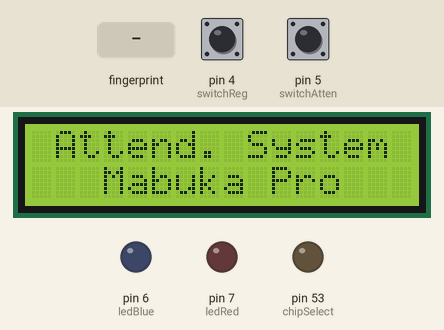
Simulated run of this sketch. Board: Arduino Mega 2560, built with avr-gcc and run on an emulated ATmega2560. Parts: 16×2 character LCD, output pins drawn as LEDs (lit = HIGH). The test bench sets the inputs (shaded band); at power-on: pin 4 (switchReg) LOW, pin 5 (switchAtten) LOW. Storage starts empty; what the sketch prints to the serial monitor is not drawn.

Above: at 2.3 s.
2.4 s: pin 4 (switchReg) pulled HIGH for 0.15 s
At 3.6 s:
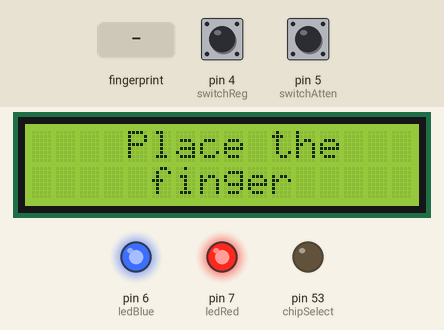
4.0 s: finger stored as number 1 placed on the sensor
At 5.6 s:
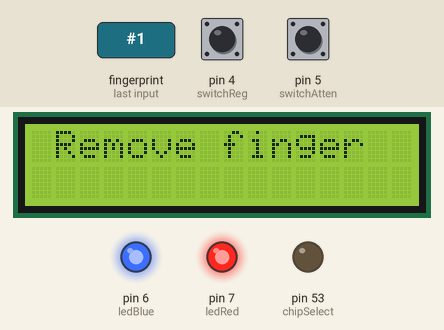
7.0 s: finger stored as number 1 placed on the sensor
At 7.7 s:
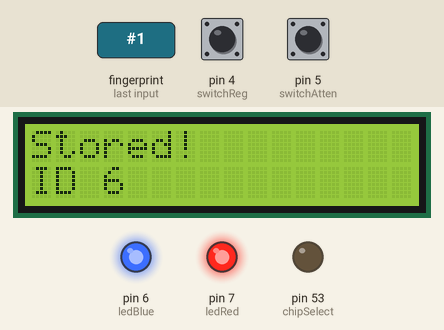
10.0 s: pin 5 (switchAtten) pulled HIGH for 1 s
At 10.9 s:
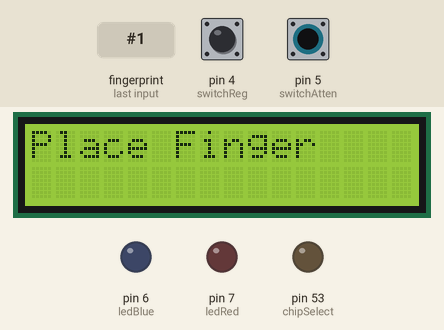
14.0 s: pin 5 (switchAtten) pulled HIGH for 3.2 s
20.0 s: pin 5 (switchAtten) pulled HIGH for 0.15 s
At 23.1 s:
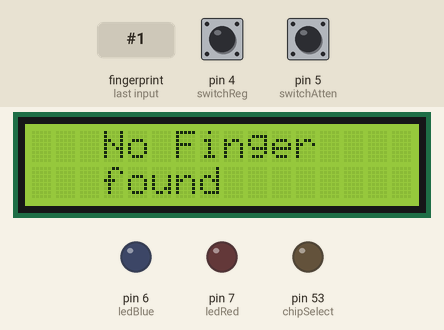
Timing chart, 0 to 24.6 s (numbered marks = the images above; inputs shaded):
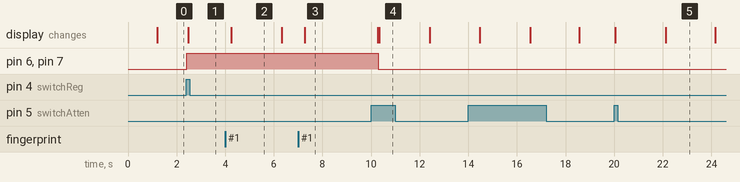

The sketch:

fingerprint_attendance.ino
```cpp
#include <Wire.h>
#include <LiquidCrystal_I2C.h>
#include <SPI.h>
#include <SD.h>
#include <Adafruit_Fingerprint.h>

#define switchReg 4    //Registration button
#define switchAtten 5  //Attendance button
#define ledBlue 6
#define ledRed 7


// uncomment for uno
//#include <SoftwareSerial.h>
//SoftwareSerial mySerial(2, 3);

// uncomment for Mega
#define mySerial Serial

LiquidCrystal_I2C lcd(0x27,16,2);
Adafruit_Fingerprint finger = Adafruit_Fingerprint(&mySerial);

uint8_t id;
File myFile;
int Status = 0;
const int chipSelect = 53;

void setup() {
  // put your setup code here, to run once:

  pinMode(switchAtten, INPUT);
  pinMode(switchReg, INPUT);
  pinMode(ledBlue, OUTPUT);
  pinMode(ledRed, OUTPUT);
  pinMode(chipSelect,OUTPUT);


  lcd.init();
  lcd.backlight();
  lcd.clear();

  Serial.begin(9600);

  while (!Serial);  // For Yun/Leo/Micro/Zero/...
  delay(100);
  Serial.println("\n\nAdafruit finger detect test");

  finger.begin(57600);


  if (finger.verifyPassword()) {
    Serial.println("Found fingerprint sensor!");
  } else {
    Serial.println("Did not find fingerprint sensor :(");
    while (1) { delay(1); }
  }


  Serial.print("Initializing SD card...");

  if (!SD.begin(chipSelect)) {
    Serial.println("Card failed, or not present");
    while (1);
  }
  Serial.println("card initialized.");

}

void loop() {
  // put your main code here, to run repeatedly:
  Status = 0;
  lcd.setCursor(1,0);
  lcd.print("Attend. System");
  lcd.setCursor(3,1);
  lcd.print("Mabuka Pro");


  int buttonStateP1 = 0; //Attendance button tracking
  int buttonStateP2 = 0; //Registration button tracking

  digitalWrite(ledBlue,LOW);
  digitalWrite(ledRed,LOW);


  buttonStateP1 = digitalRead(switchReg); // Listen for the start button to be pressed
  buttonStateP2 = digitalRead(switchAtten);


  //if the registration button has been pressed
  if (buttonStateP1 == HIGH ){

    digitalWrite(ledBlue,HIGH);
    digitalWrite(ledRed,HIGH);

    lcd.setCursor(3,0);
    lcd.print("Registration Process");

    finger.getTemplateCount();
    Serial.print("Sensor contains ");
    Serial.print(finger.templateCount);
    Serial.println(" templates");
    id = finger.templateCount + 1;
    Serial.println(id);
    getFingerprintEnroll();


    buttonStateP1 = 0;

  //if the attendance button has been pressed
  }else if(buttonStateP2 == HIGH){

    uint8_t userId = -1;
    lcd.print("Attendance Process");
    digitalWrite(ledBlue,LOW);
    digitalWrite(ledRed,LOW);

    Serial.println("Waiting for valid finger...");
    for(int i=0;i<1;i++)
    {
      Status = 0;
      lcd.clear();
      lcd.print("Place Finger");
      delay(2000);

      userId = getFingerprintIDez();
      if(userId >=1 && Status != 1)
      {
        digitalWrite(ledBlue,HIGH);
        lcd.clear();
        lcd.setCursor(3,0);
        lcd.print("Present");
        delay(2000);

        // Storing data in SD card

        String ID = String(userId);

        myFile = SD.open("test.txt", FILE_WRITE);

        // if the file opened okay, write to it:
        if (myFile) {

          myFile.print("User ID ");
          myFile.println(ID);
          // close the file:
          myFile.close();
          Serial.println("done.");
          } else {
          // if the file didn't open, print an error:
          Serial.println("error opening test.txt");
          }
      }

    }


    buttonStateP2 = 0;
  }

}


// #################### Fingerprint Enroll Function ############################
uint8_t getFingerprintEnroll() {

  int p = -1;
  Serial.print("Waiting for valid finger to enroll as #");
  Serial.println(id);
  lcd.clear();
  lcd.setCursor(4,0);
  lcd.print("Place the");
  lcd.setCursor(5,1);
  lcd.print("finger ");

  while (p != FINGERPRINT_OK) {
    p = finger.getImage();
    switch (p) {
    case FINGERPRINT_OK:
      Serial.println("Image taken");
      break;
    case FINGERPRINT_NOFINGER:
      Serial.println(".");
      break;
    case FINGERPRINT_PACKETRECIEVEERR:
      Serial.println("Communication error");
      break;
    case FINGERPRINT_IMAGEFAIL:
      Serial.println("Imaging error");
      break;
    default:
      Serial.println("Unknown error");
      break;
    }
  }

  // OK success!

  p = finger.image2Tz(1);
  switch (p) {
    case FINGERPRINT_OK:
      Serial.println("Image converted");
      break;
    case FINGERPRINT_IMAGEMESS:
      Serial.println("Image too messy");
      return p;
    case FINGERPRINT_PACKETRECIEVEERR:
      Serial.println("Communication error");
      return p;
    case FINGERPRINT_FEATUREFAIL:
      Serial.println("Could not find fingerprint features");
      return p;
    case FINGERPRINT_INVALIDIMAGE:
      Serial.println("Could not find fingerprint features");
      return p;
    default:
      Serial.println("Unknown error");
      return p;
  }

  Serial.println("Remove finger");
  lcd.clear();
  lcd.print(" Remove finger ");
  delay(2000);
  p = 0;
  while (p != FINGERPRINT_NOFINGER) {
    p = finger.getImage();
  }
  Serial.print("ID "); Serial.println(id);
  p = -1;
  Serial.println("Place same finger again");
  lcd.clear();
  lcd.setCursor(3,0);
  lcd.print("Place same");
  lcd.setCursor(3,1);
  lcd.print("finger again");

  while (p != FINGERPRINT_OK) {
    p = finger.getImage();
    switch (p) {
    case FINGERPRINT_OK:
      Serial.println("Image taken");
      break;
    case FINGERPRINT_NOFINGER:
      Serial.print(".");
      break;
    case FINGERPRINT_PACKETRECIEVEERR:
      Serial.println("Communication error");
      break;
    case FINGERPRINT_IMAGEFAIL:
      Serial.println("Imaging error");
      break;
    default:
      Serial.println("Unknown error");
      break;
    }
  }

  // OK success!

  p = finger.image2Tz(2);
  switch (p) {
    case FINGERPRINT_OK:
      Serial.println("Image converted");
      break;
    case FINGERPRINT_IMAGEMESS:
      Serial.println("Image too messy");
      return p;
    case FINGERPRINT_PACKETRECIEVEERR:
      Serial.println("Communication error");
      return p;
    case FINGERPRINT_FEATUREFAIL:
      Serial.println("Could not find fingerprint features");
      return p;
    case FINGERPRINT_INVALIDIMAGE:
      Serial.println("Could not find fingerprint features");
      return p;
    default:
      Serial.println("Unknown error");
      return p;
  }

  // OK converted!
  Serial.print("Creating model for #");  Serial.println(id);

  p = finger.createModel();
  if (p == FINGERPRINT_OK) {
    Serial.println("Prints matched!");
  } else if (p == FINGERPRINT_PACKETRECIEVEERR) {
    Serial.println("Communication error");
    return p;
  } else if (p == FINGERPRINT_ENROLLMISMATCH) {
    Serial.println("Fingerprints did not match");
    return p;
  } else {
    Serial.println("Unknown error");
    return p;
  }

  Serial.print("ID "); Serial.println(id);
  p = finger.storeModel(id);
  if (p == FINGERPRINT_OK) {
    Serial.println("Stored!");
    lcd.clear();
    lcd.setCursor(0,0);
    lcd.print("Stored!");
    lcd.setCursor(0,1);
    lcd.print("ID ");lcd.print(id);
    delay(3000);

  } else if (p == FINGERPRINT_PACKETRECIEVEERR) {
    Serial.println("Communication error");
    return p;
  } else if (p == FINGERPRINT_BADLOCATION) {
    Serial.println("Could not store in that location");
    return p;
  } else if (p == FINGERPRINT_FLASHERR) {
    Serial.println("Error writing to flash");
    return p;
  } else {
    Serial.println("Unknown error");
    return p;
  }
  lcd.clear();
}

// ##################  Fingerprint Search   ###########################

int getFingerprintIDez() {

    uint8_t p = finger.getImage();
    if (p != FINGERPRINT_OK){
      lcd.clear();
      lcd.setCursor(3,0);
      lcd.print("No Finger ");
      lcd.setCursor(3,1);
      lcd.print("found");
      delay(2000);
      Status = 1;
      return -1;
    }


    p = finger.image2Tz();
    if (p != FINGERPRINT_OK){
      lcd.clear();
      lcd.setCursor(3,0);
      lcd.print("No Finger ");
      lcd.setCursor(3,1);
      lcd.print("found");
      delay(2000);
      Status = 1;
      return -1;
    }

    p = finger.fingerFastSearch();
    if (p != FINGERPRINT_OK){
      Serial.println("Error Finger");
      digitalWrite(ledBlue,LOW);
      digitalWrite(ledRed,HIGH);
      lcd.clear();
      lcd.setCursor(3,0);
      lcd.print("No Finger ");
      lcd.setCursor(3,1);
      lcd.print("found");
      delay(2000);
      Status = 1;
      return -1;

    }


  Serial.print("Found ID #"); Serial.print(finger.fingerID);
  Serial.print(" with confidence of "); Serial.println(finger.confidence);
  return finger.fingerID;
}
```

Measured:
- after the input at 2.4 s, pin 6 (ledBlue), pin 7 (ledRed): LOW → HIGH at once; the display: changes after 0.07 s (image 1)
- after the input at 4.0 s, the display: changes after 0.25 s (image 2)
- after the input at 7.0 s, the display: changes after 0.28 s (image 3)
- after the input at 10.0 s, the display: first differs from a run without the input after 0.33 s (image 4)
- after the input at 20.0 s, the display: first changes after 0.05 s (image 5 shows a later state)
- what the display in image 2 shows lasts 2.1 s, from 4.2 s to 6.3 s
